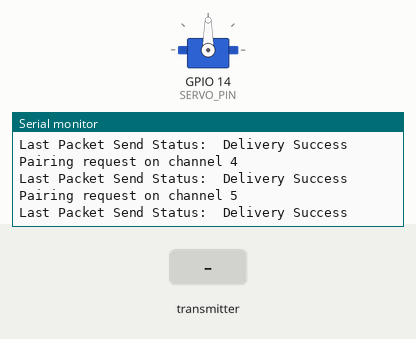
Simulated run of this program. Board: ESP32. Parts: servo, the last lines printed to the serial monitor. The test bench sets the inputs (shaded band).

Above: at 1.2 s.
1.3 s: the transmitter starts sending msgType = 0
At 1.62 s:
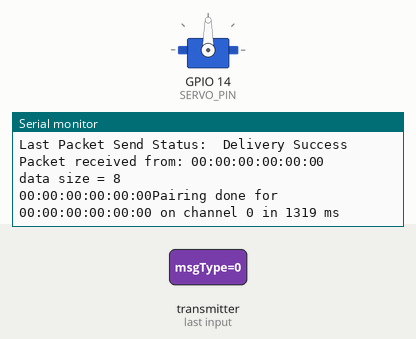
2.8 s: the transmitter starts sending percentage = 25
At 3.12 s:
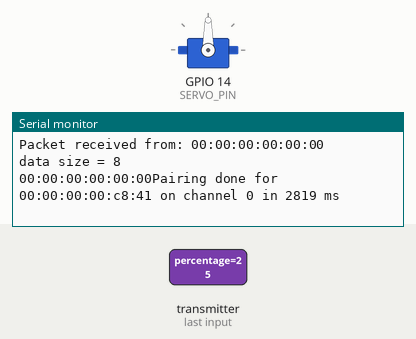
Timing chart, 0 to 5.8 s (numbered marks = the images above; inputs shaded):
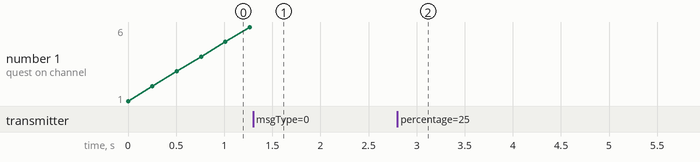

Measured:
- after the input at 1.3 s, the serial monitor: prints a new line at once (image 1)
- after the input at 2.8 s, the serial monitor: prints a new line at once (image 2)

The program:

main.cpp
```cpp
/////////////////////////////////////////////
/* Created for IoT project by group 09     */
/* This code receives a set value for a    */
/* servo through ESP-NOW, and sets the     */
/* position of the servo. It can also      */
/* be adapted for other types of actuators */
/////////////////////////////////////////////

// libraries to include
#include <Arduino.h>
#include <ESP32Servo.h>
#include <esp_now.h>
#include <esp_wifi.h>
#include <Wifi.h>
#include <EEPROM.h>

Servo servo;

// Set your Board and Server ID
#define BOARD_ID 1 // change this to a unique value for each ESP in your project
#define MAX_CHANNEL 13  // maximum WiFi channel number

// limits
#define MIN_ANGLE 0.0
#define MAX_ANGLE 90.0
#define SERVO_PIN 14

uint8_t serverAddress[] = {0xFF,0xFF,0xFF,0xFF,0xFF,0xFF}; // broadcast address

typedef struct struct_message_actuator { // struct to hold incoming data
  uint8_t msgType; // pairing or data
  uint8_t id; // board id
  float percentage; // percentage to set servo
} struct_message;

typedef struct struct_pairing {
  uint8_t msgType; // pairing or data
  uint8_t id; // board id
  uint8_t macAddr[6]; // mac address of the server
  uint8_t channel; // channel to use
} struct_pairing;

struct_message inData; // object to hold incoming data
struct_pairing pairingData; // object to hold pairing data

enum PairingStatus {NOT_PAIRED, PAIR_REQUEST, PAIR_REQUESTED, PAIR_PAIRED,}; // enumeration for pairing status
PairingStatus pairingStatus = NOT_PAIRED; // set initial pairing status

enum MessageType {PAIRING, DATA,}; // enumeration for message type
MessageType messageType;

int channel = 1; // initial WiFi channel to use

unsigned long currentMillis = millis();
unsigned long previousMillis = 0;
unsigned long start;                // used to measure pairing time


void addPeer(const uint8_t * mac_addr, uint8_t chan){ // add peer to peer list
  esp_now_peer_info_t peer; // declare peer object
  ESP_ERROR_CHECK(esp_wifi_set_channel(chan ,WIFI_SECOND_CHAN_NONE)); // set WiFi channel
  esp_now_del_peer(mac_addr); // delete peer if already exists
  memset(&peer, 0, sizeof(esp_now_peer_info_t)); // clear peer object
  peer.channel = chan; // set channel
  peer.encrypt = false; // no encryption
  memcpy(peer.peer_addr, mac_addr, sizeof(uint8_t[6])); // set peer mac address
  if (esp_now_add_peer(&peer) != ESP_OK){ // add peer and check for success
    Serial.println("Failed to add peer");
    return;
  }
  memcpy(serverAddress, mac_addr, sizeof(uint8_t[6])); // set server address
}

void printMAC(const uint8_t * mac_addr){ // print MAC address
  char macStr[18]; // declare c-string to hold MAC address
  snprintf(macStr, sizeof(macStr), "%02x:%02x:%02x:%02x:%02x:%02x", // format MAC address to readable string
           mac_addr[0], mac_addr[1], mac_addr[2], mac_addr[3], mac_addr[4], mac_addr[5]);
  Serial.print(macStr); // print MAC address
}

float mapf(float x, float in_min, float in_max, float out_min, float out_max) // map function for floats
{
  return (x - in_min) * (out_max - out_min) / (in_max - in_min) + out_min;
}

void OnDataSent(const uint8_t *mac_addr, esp_now_send_status_t status) { // callback function for sent data
  Serial.print("\r\nLast Packet Send Status:\t"); // print status
  Serial.println(status == ESP_NOW_SEND_SUCCESS ? "Delivery Success" : "Delivery Fail");
}

void OnDataRecv(const uint8_t * mac_addr, const uint8_t *incomingData, int len) { // callback function for received data
  Serial.print("Packet received from: "); // print sender MAC address
  printMAC(mac_addr);
  Serial.println();
  Serial.printf("data size = %d\n", sizeof(incomingData)); // print data size
  uint8_t type = incomingData[0]; // first byte is message type
  float angle = 0.0; // initialize angle with 0.0
  switch (type) {
  case DATA :      // we received data from server
    memcpy(&inData, incomingData, sizeof(inData)); // copy incoming data to inData object
    angle = mapf(inData.percentage, 0.0, 100.0, MIN_ANGLE, MAX_ANGLE); // converts percentage received to servo angle
    angle = constrain(angle, MIN_ANGLE, MAX_ANGLE); // constrain angle to servo limits
    Serial.printf("Servo angle = %.2f\n", angle); // print angle
    servo.write(angle); // set servo angle
    break;
  case PAIRING :    // we received pairing data from server
    memcpy(&pairingData, incomingData, sizeof(pairingData)); // copy incoming data to pairingData object
    if (pairingData.id == 0) { // check if the message comes from server
      printMAC(mac_addr); // print server MAC address
      Serial.print("Pairing done for ");
      printMAC(pairingData.macAddr);
      Serial.printf(" on channel %d in %lu ms\n", pairingData.channel, millis()-start); // print pairing time
      addPeer(pairingData.macAddr, pairingData.channel); // add the server  to the peer list
      pairingStatus = PAIR_PAIRED;             // set the pairing status
    }
    break;
  }
}

PairingStatus autoPairing(){ // function to automatically pair with server
  switch(pairingStatus) { // check pairing status
    case PAIR_REQUEST:
    Serial.printf("Pairing request on channel %d\n", channel); // print channel

    ESP_ERROR_CHECK(esp_wifi_set_channel(channel,  WIFI_SECOND_CHAN_NONE)); // set WiFi channel
    if (esp_now_init() != ESP_OK) { // initialize ESP-NOW and check for success
      Serial.println("Error initializing ESP-NOW");
    }

    // set callback routines
    esp_now_register_send_cb(OnDataSent);
    esp_now_register_recv_cb(OnDataRecv);

    // set pairing data to send to the server
    pairingData.msgType = PAIRING;
    pairingData.id = BOARD_ID;
    pairingData.channel = channel;

    // add peer and send pairing request
    addPeer(serverAddress, channel);
    esp_now_send(serverAddress, (uint8_t *) &pairingData, sizeof(pairingData));
    previousMillis = millis();
    pairingStatus = PAIR_REQUESTED;
    break;

    case PAIR_REQUESTED:
    // time out to allow receiving response from server
    currentMillis = millis();
    if(currentMillis - previousMillis > 250) {
      previousMillis = currentMillis;
      // time out expired,  try next channel
      channel ++;
      if (channel > MAX_CHANNEL){
         channel = 1;
      }
      pairingStatus = PAIR_REQUEST;
    }
    break;
  }
  return pairingStatus;
}

void setup() { // runs once
  ESP32PWM::allocateTimer(0); // allocate timer for servo
  Serial.begin(115200); // initialize serial port
  Serial.println();
  Serial.print("Client Board MAC Address:  "); // print MAC address
  Serial.println(WiFi.macAddress());
  WiFi.mode(WIFI_STA); // set WiFi mode to station
  WiFi.disconnect(); // disconnect from any network
  start = millis(); // start timer
  pairingStatus = PAIR_REQUEST; // set pairing status
}

void loop() { // runs repeatedly
  if (!servo.attached()) { // attach servo if not already attached
    servo.setPeriodHertz(50);
    servo.attach(SERVO_PIN, 500, 2400);
  }
  autoPairing(); // run auto pairing
}
```
